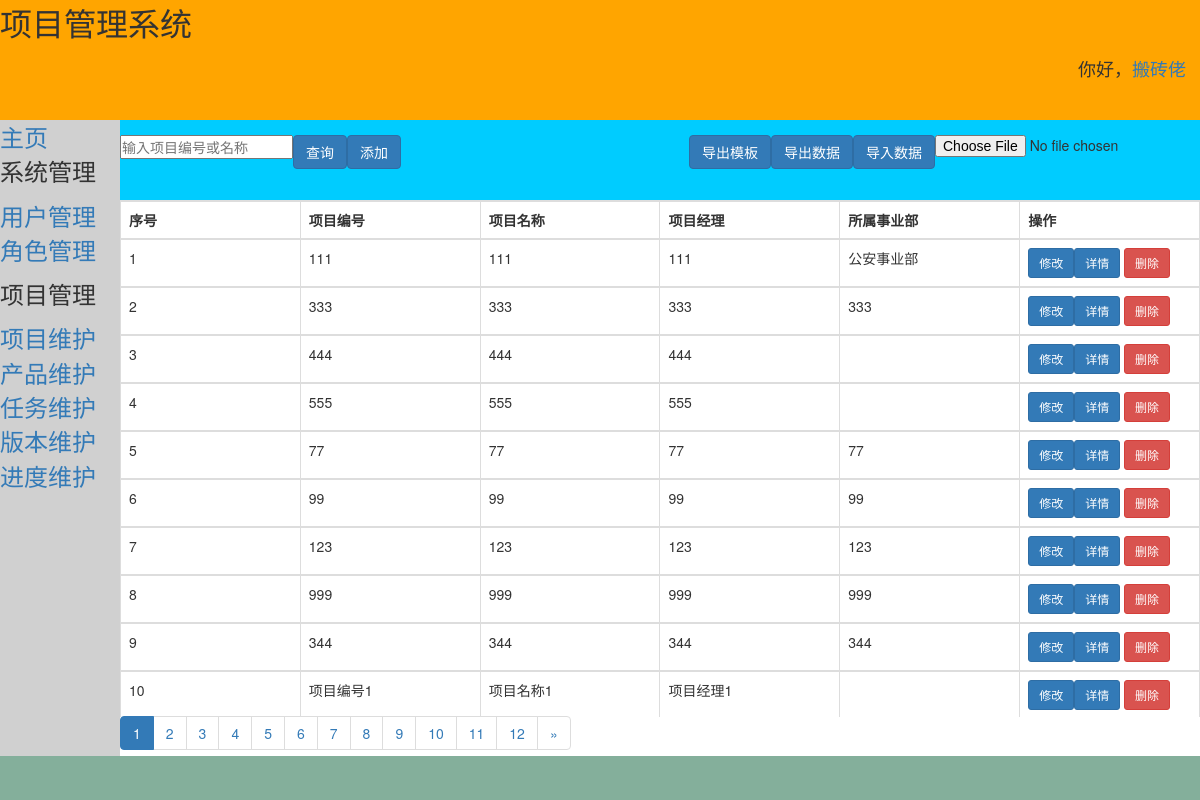
/project/project/ (signed in), run on an earlier commit of the app's database.
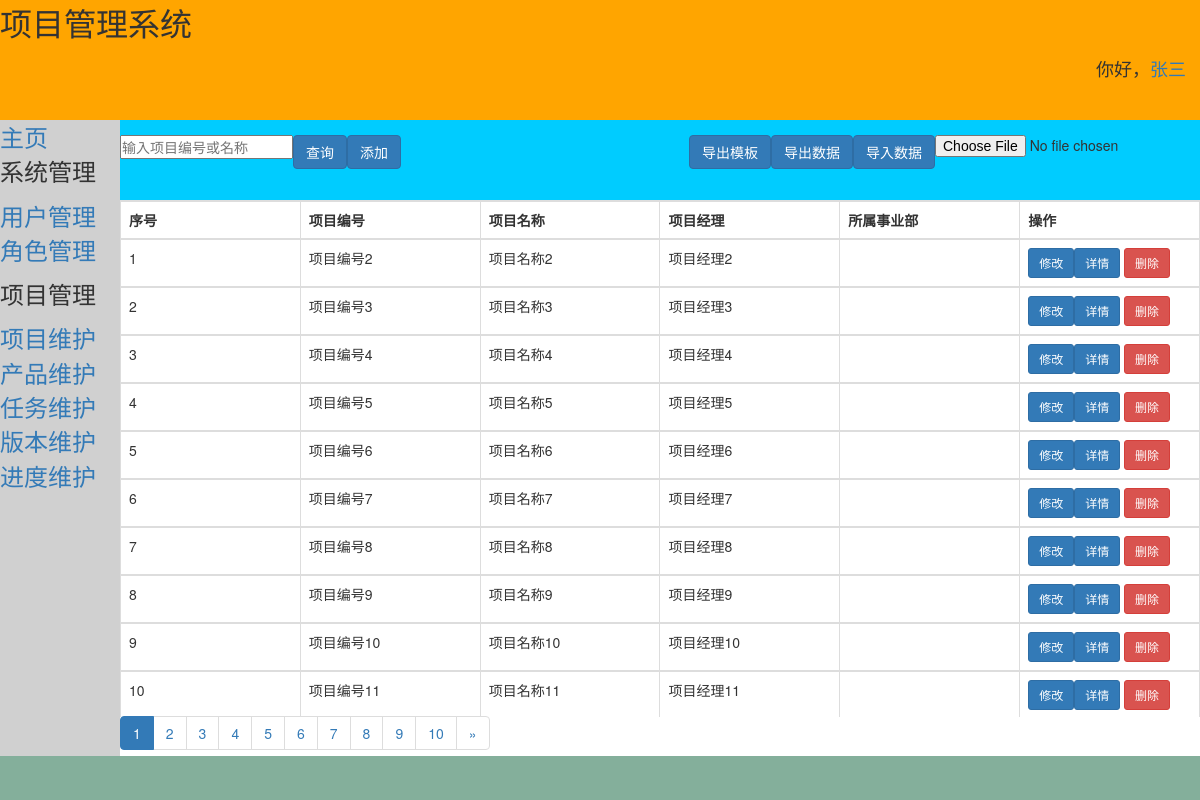
And on a later commit of the database.
### login/models.py (models this page shows)
class User(AbstractUser):
    area = models.CharField(max_length=20, verbose_name='地区')
    class Meta:
        verbose_name = '用户'
        verbose_name_plural = '用户'
        ordering = ['id']

### project/models.py (models this page shows)
class Project(models.Model):
    project_num = models.CharField(max_length=30, unique=True, primary_key=True, verbose_name='项目编号')
    project_name = models.CharField(max_length=30, verbose_name='项目名称')
    project_manager = models.CharField(max_length=20, verbose_name='项目经理')
    create_time = models.DateTimeField(auto_now_add=timezone.now, verbose_name='创建时间')
    class Meta:
        verbose_name = '项目'
        verbose_name_plural = '项目'

class Department(models.Model):
    department_name = models.CharField(max_length=20, unique=True, primary_key=True, verbose_name='事业部')
    projects = models.ManyToManyField(
        Project,
        related_name='to_department',
        verbose_name='项目编号',)
    class Meta:
        verbose_name = '事业部'
        verbose_name_plural = '事业部'

### project/views.py (the view)
# urls.py: path('project/', include('project.urls')),
def project(request):
    del_id = request.GET.get('del_id', '')
    page = request.GET.get('page', 1)
    search_data = request.GET.get('search', '')
    if del_id:  # 删除数据
        Project.objects.get(project_num=del_id).delete()
        red_path = '?page=' + str(page)
        return HttpResponseRedirect(reverse('project:project') + red_path)
    if search_data:  # 根据项目编号或名称查询
        project_list = Project.objects.filter(
            Q(project_num__contains=search_data) | Q(project_name__contains=search_data)
        )
    else:
        project_list = Project.objects.all()  # 查询全部数据
    count_page = 10     # 按每页count_page条数据分页
    paginator = Paginator(project_list, count_page)
    start = (int(page) - 1) * count_page  # 每页起始数据编号
    try:
        project_data = paginator.page(page)
    except PageNotAnInteger:  # 显示第一页,传入page的值为None或空，默认为1
        project_data = paginator.page(1)
    except EmptyPage:           # 传入page值不在有效范围
        project_data = paginator.page(paginator.num_pages)
    context = {
        'project_data': project_data,
        'start': start,
        'search_data': search_data,
        'username': request.user.first_name,
    }
    return render(request, 'project/project.html', context)

### project/templates/project/project.html (shortened to what this page needs)
{% extends 'login/base.html' %}
{% block rightup %}
    <form action="{% url 'project:project_import'%}" method="post" enctype="multipart/form-data" role="form">
        <div class="form-group">
        <input type="file" name="project_file" required style="display:inline-block;float: right;">
        <button type="submit" class="btn btn-primary" style="display:inline-block;float: right;">导入数据</button>
        </div>
    </form>
    <form action="" method="get" role="form">
        <div class="form-group">
        <input type="text" name="search" required style="display:inline-block;float:left;" placeholder="输入项目编号或名称">
        <button type="submit" class="btn btn-primary" style="display:inline-block;float:left;">查询</button>
        </div>
    </form>
    <a href="{% url 'project:project_download' model=1 %}">
        <button class="btn btn-primary" type="button" style="display:inline-block;float: right;">导出数据</button>
    </a>
    <a href="{% url 'project:project_download' model=2 %}">
        <button class="btn btn-primary" type="button" style="display:inline-block;float: right;">导出模板</button>
    </a>
    <button class="btn btn-primary" data-toggle="modal" data-target="#myModal" style="display:inline-block;float: left;">添加</button>
    {% endblock rightup %}
    {% block right %}
    <TABLE class="table table-hover table-bordered">
        <TR>
            <th>序号</th>
            <th>项目编号</th>
            <th>项目名称</th>
            <th>项目经理</th>
            <th>所属事业部</th>
            <th>操作</th>
        </TR>
        {% for project in project_data %}
            <TR>
                <TD>{{forloop.counter|add:start}}</TD>
                <TD>{{project.project_num}}</TD>
                <TD>{{project.project_name}}</TD>
                <TD>{{project.project_manager}}</TD>
                <TD>{{project.to_department.all.0.department_name}}</TD>
                <td>
                    <button class="btn btn-primary btn-sm" >
                        <a href="/project/product?detail={{project.project_num}}" style="color:white;">详情</a>
                    </button>
                    <button class="btn btn-danger btn-sm" data-toggle="modal" data-target="#my{{project.project_num}}">删除</button>
                    <button class="btn btn-primary btn-sm" data-toggle="modal" data-target="#{{project.project_num}}" style="display:inline-block;float: left;">修改</button>
                </td>
            </TR>
        {% endfor%}
    </TABLE>
    {% endblock right %}
 {% block rightdown %}
    <nav aria-label="Page navigation">
        <ul class="pagination">
            {% for pg in project_data.paginator.page_range %}
                {% if project_data.number == pg %}
                    <li class="active">
                        <a href="?search={{search_data}}&page={{pg}}">{{pg}}</a>
                    </li>
                {% else %}
                    <li>
                        <a href="?search={{search_data}}&page={{pg}}">{{pg}}</a>
                    </li>
                {% endif %}
            {% endfor %}
            {% if project_data.has_next %}
                <li>
                    <a href="?page={{project_data.next_page_number}}&search={{search_data}}" aria-label="Next">
                        <span aria-hidden="true">&raquo;</span>
                    </a>
                </li>
            {% endif %}
        </ul>
    </nav>
{% endblock rightdown %}

### login/templates/login/base.html (shortened to what this page needs)
<!DOCTYPE html>
{% load static %}
<html lang="en">
<head>
    <link rel="stylesheet" href="{% static 'bootstrap-3.3.7-dist/css/bootstrap.min.css' %}">
</head>
<body>
        <div class="top">
            <p><font size="6">项目管理系统</font></p>
            <p align="right"><font size="4">你好，<a href="#">{{username}}</a></font>&emsp;</p>
        </div>
		<div class="left">
            <font size="5">
                <a href="{% url 'login:homepage' %}" >主页</a>
                <p>系统管理</p>
                <ul>
                    <li><a href="{% url 'system:user' %}">用户管理</a></li>
                    <li><a href="{% url 'system:role' %}">角色管理</a></li>
                </ul>
            <p>项目管理</p>
                <ul>
                    <li><a href="{% url 'project:project' %}">项目维护</a></li>
                    <li><a href="{% url 'project:product' %}">产品维护</a></li>
                    <li><a href="{% url 'project:task' %}">任务维护</a></li>
                    <li><a href="{% url 'project:vision' %}">版本维护</a></li>
                    <li><a href="{% url 'project:progress' %}">进度维护</a></li>
                </ul>
            </font>
        </div>
		<div class="rightup">
            <div class="inner">
                {% block rightup %}
                {% endblock rightup %}
            </div>
        </div>
		<div class="right">
            <div class="inner">
                {% block right %}
                {% endblock right %}
            </div>
        </div>
        <div class="rightdown">
            <div class="inner">
                {% block rightdown %}
                {% endblock rightdown %}
            </div>
        </div>
		<div class="bottom"></div>
</body>
</html>

What changed in the data, as far as the page shows it:
removed Project: project_num "111", project_name "111", project_manager "111", to_department.all.0.department_name "公安事业部"
removed Project: project_num "333", project_name "333", project_manager "333", to_department.all.0.department_name "333"
removed Project: project_num "444", project_name "444", project_manager "444"
removed Project: project_num "555", project_name "555", project_manager "555"
removed Project: project_num "77", project_name "77", project_manager "77", to_department.all.0.department_name "77"
removed Project: project_num "99", project_name "99", project_manager "99", to_department.all.0.department_name "99"
removed Project: project_num "123", project_name "123", project_manager "123", to_department.all.0.department_name "123"
removed Project: project_num "999", project_name "999", project_manager "999", to_department.all.0.department_name "999"
removed Project: project_num "344", project_name "344", project_manager "344", to_department.all.0.department_name "344"
removed Project: project_num "项目编号1", project_name "项目名称1", project_manager "项目经理1"
changed User: first_name "搬砖佬" → "张三"
now on this page (row edited): Project: project_num "项目编号2", project_name "项目名称2", project_manager "项目经理2"
now on this page (row edited): Project: project_num "项目编号3", project_name "项目名称3", project_manager "项目经理3"
now on this page (row edited): Project: project_num "项目编号4", project_name "项目名称4", project_manager "项目经理4"
now on this page (row edited): Project: project_num "项目编号5", project_name "项目名称5", project_manager "项目经理5"
now on this page (row edited): Project: project_num "项目编号6", project_name "项目名称6", project_manager "项目经理6"
now on this page (row edited): Project: project_num "项目编号7", project_name "项目名称7", project_manager "项目经理7"
now on this page (row edited): Project: project_num "项目编号8", project_name "项目名称8", project_manager "项目经理8"
now on this page (row edited): Project: project_num "项目编号9", project_name "项目名称9", project_manager "项目经理9"
now on this page (row edited): Project: project_num "项目编号10", project_name "项目名称10", project_manager "项目经理10"
now on this page (row edited): Project: project_num "项目编号11", project_name "项目名称11", project_manager "项目经理11"
Also different on the page:
list line gone: "11"
list line gone: "12"
